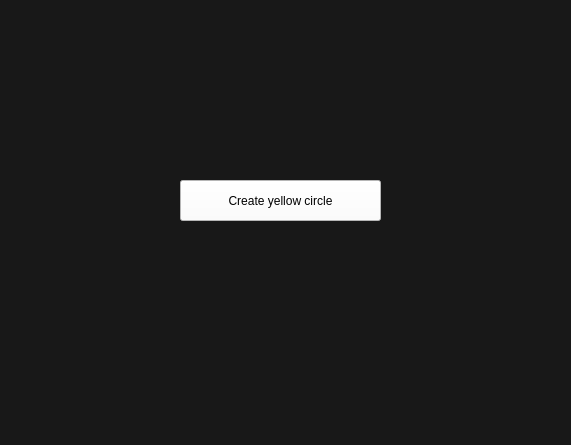
<?xml version="1.0" encoding="UTF-8"?>
<ui version="4.0">
 <class>Form</class>
 <widget class="QWidget" name="Form">
  <property name="geometry">
   <rect>
    <x>0</x>
    <y>0</y>
    <width>571</width>
    <height>445</height>
   </rect>
  </property>
  <property name="windowTitle">
   <string>Form</string>
  </property>
  <property name="styleSheet">
   <string notr="true">QWidget {
	background-color:  #181818;
}</string>
  </property>
  <widget class="QPushButton" name="pushButton">
   <property name="geometry">
    <rect>
     <x>180</x>
     <y>180</y>
     <width>201</width>
     <height>41</height>
    </rect>
   </property>
   <property name="styleSheet">
    <string notr="true">background-color: #ffffff</string>
   </property>
   <property name="text">
    <string>Create yellow circle</string>
   </property>
  </widget>
 </widget>
 <resources/>
 <connections/>
</ui>
